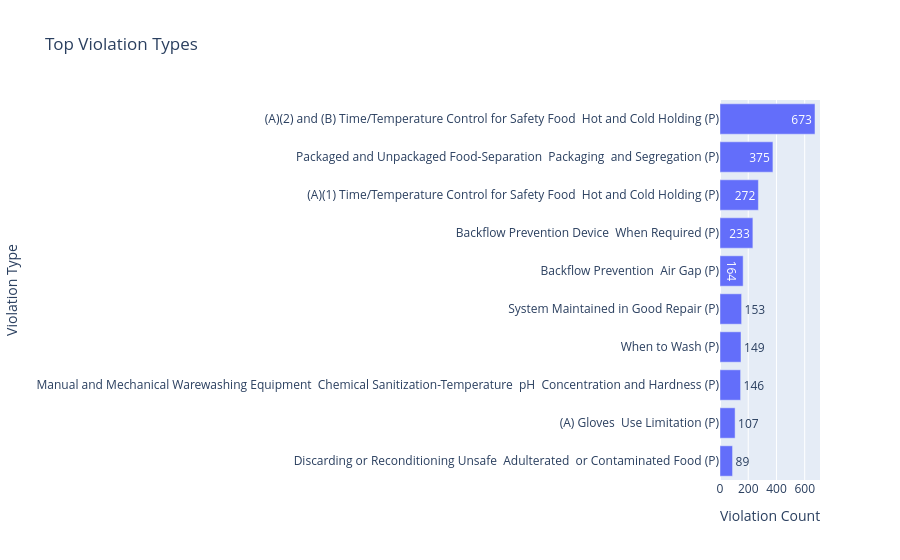

The code cell stored with this chart in its notebook:
### Markdown cell above
The system was able to determine the type of question, select the appropriate analytical tool, generate the SQL output, and produce a chart showing the top 10 businesses with the most violations in 2025. The response included specific numerical references from the dataset and did not invent unsupported facts or statistics.

### Code cell
#test2
result_2 = ask(
    user_question_2,
    year=2024,
)

print(result_2["summary"])
result_2["chart"].show()

### Figure 1 — Plotly figure (JSON) as saved in the notebook; plotly's stock layout.template omitted (floating-point values rounded to 4 significant figures)
{"data": [{"hovertemplate": "violation_count=%{text}<br>violdesc=%{y}<extra></extra>", "legendgroup": "", "marker": {"color": "#636efa", "pattern": {"shape": ""}}, "name": "", "orientation": "h", "showlegend": false, "text": [673.0, 375.0, 272.0, 233.0, 164.0, 153.0, 149.0, 146.0, 107.0, 89.0], "textposition": "auto", "type": "bar", "x": [673, 375, 272, 233, 164, 153, 149, 146, 107, 89], "xaxis": "x", "y": ["(A)(2) and (B) Time/Temperature Control for Safety Food  Hot and Cold Holding (P)", "Packaged and Unpackaged Food-Separation  Packaging  and Segregation (P)", "(A)(1) Time/Temperature Control for Safety Food  Hot and Cold Holding (P)", "Backflow Prevention Device  When Required (P)", "Backflow Prevention  Air Gap (P)", "System Maintained in Good Repair (P)", "When to Wash (P)", "Manual and Mechanical Warewashing Equipment  Chemical Sanitization-Temperature  pH  Concentration and Hardness (P)", "(A) Gloves  Use Limitation (P)", "Discarding or Reconditioning Unsafe  Adulterated  or Contaminated Food (P)"], "yaxis": "y"}], "layout": {"barmode": "relative", "legend": {"tracegroupgap": 0}, "title": {"text": "Top Violation Types"}, "xaxis": {"anchor": "y", "domain": [0, 1], "title": {"text": "Violation Count"}}, "yaxis": {"anchor": "x", "categoryorder": "total ascending", "domain": [0, 1], "title": {"text": "Violation Type"}}}}
